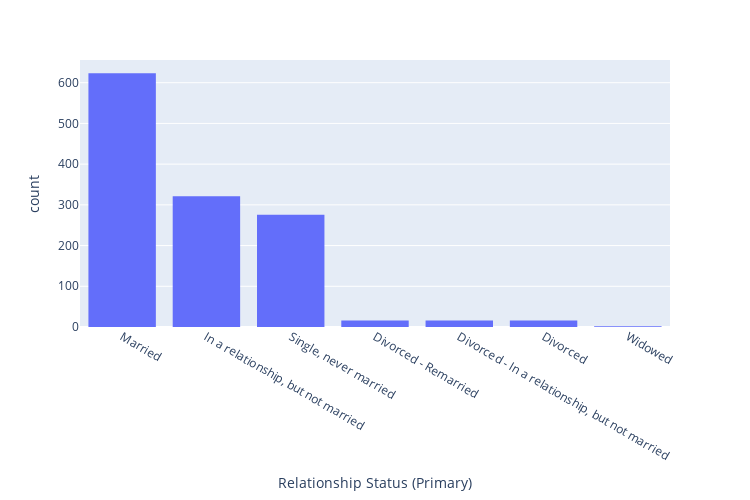

Here is the notebook cell this chart was saved with:
### Code cell
px.histogram(categorical.relationship_status1.values, height=500, width = 750, labels={'value': "Relationship Status (Primary)", 'count': ""}).update_layout(showlegend=False).update_xaxes(categoryorder="total descending")

### Figure 1 — Plotly figure (JSON) as saved in the notebook; plotly's stock layout.template omitted (floating-point values rounded to 4 significant figures; data arrays with more than 128 entries replaced by an {"elided": "..."} marker saying what was removed)
{"data": [{"alignmentgroup": "True", "bingroup": "x", "hovertemplate": "variable=0<br>Relationship Status (Primary)=%{x}<br>count=%{y}<extra></extra>", "legendgroup": "0", "marker": {"color": "#636efa", "pattern": {"shape": ""}}, "name": "0", "offsetgroup": "0", "orientation": "v", "showlegend": true, "type": "histogram", "x": {"elided": "1298 str values"}, "xaxis": "x", "yaxis": "y"}], "layout": {"barmode": "relative", "height": 500, "legend": {"title": {"text": "variable"}, "tracegroupgap": 0}, "margin": {"t": 60}, "showlegend": false, "width": 750, "xaxis": {"anchor": "y", "categoryorder": "total descending", "domain": [0, 1], "title": {"text": "Relationship Status (Primary)"}}, "yaxis": {"anchor": "x", "domain": [0, 1], "title": {"text": "count"}}}}
